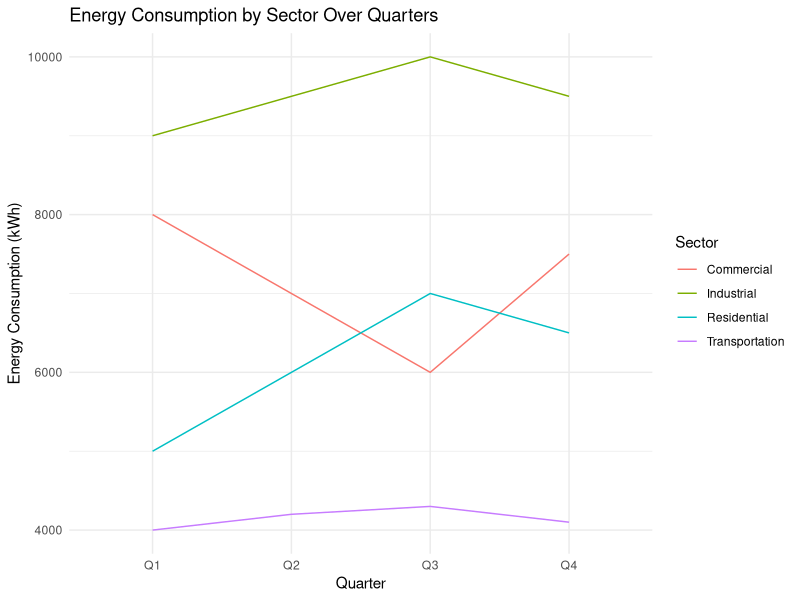
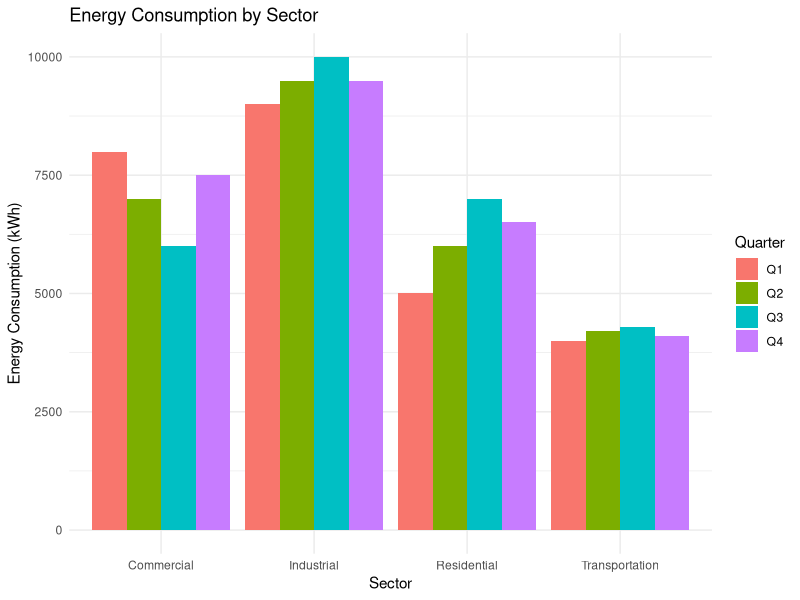
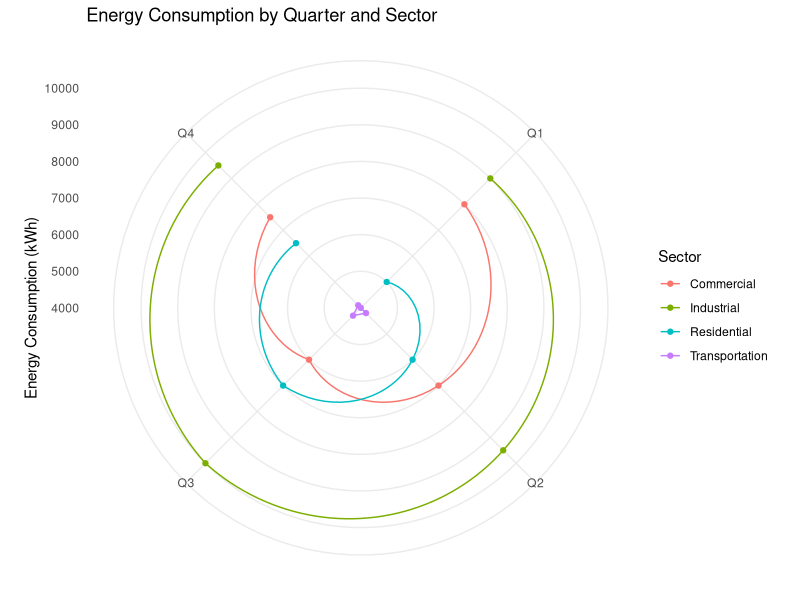

Write the R code that produced these figures, in order.
# Required libraries
library(ggplot2)
library(reshape2)

# Data
data <- data.frame(
  Sector = c("Residential", "Commercial", "Industrial", "Transportation"),
  Q1 = c(5000, 8000, 9000, 4000),
  Q2 = c(6000, 7000, 9500, 4200),
  Q3 = c(7000, 6000, 10000, 4300),
  Q4 = c(6500, 7500, 9500, 4100)
)

# Reshape the data for radar plot
data_melted <- melt(data, id.vars = "Sector")

# 1. Line Plot
ggplot(data_melted, aes(x = variable, y = value, color = Sector, group = Sector)) +
  geom_line() +
  labs(title = "Energy Consumption by Sector Over Quarters",
       x = "Quarter",
       y = "Energy Consumption (kWh)",
       color = "Sector") +
  theme_minimal()

# 2. Bar Plot
ggplot(data_melted, aes(x = Sector, y = value, fill = variable)) +
  geom_bar(stat = "identity", position = "dodge") +
  labs(title = "Energy Consumption by Sector",
       x = "Sector",
       y = "Energy Consumption (kWh)",
       fill = "Quarter") +
  theme_minimal()

# 3. Radar Plot
ggplot(data_melted, aes(x = variable, y = value, group = Sector, color = Sector)) +
  geom_line() +
  geom_point() +
  coord_polar() +
  labs(title = "Energy Consumption by Quarter and Sector",
       x = NULL,
       y = "Energy Consumption (kWh)",
       color = "Sector") +
  theme_minimal()
